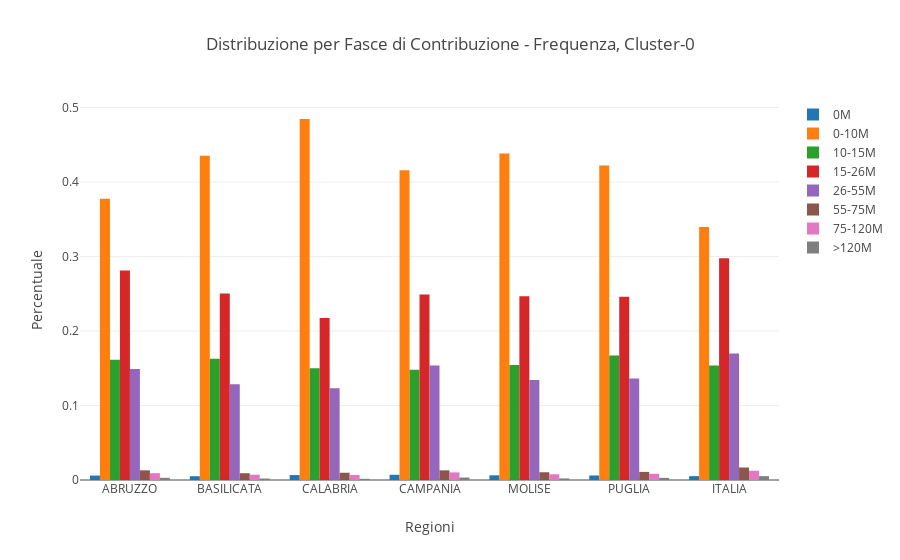

Here is the notebook cell this chart was saved with:
### Code cell
media = dict( [(x[1], df_regione_clusters[x[1]].mean()) for x in frequenza_reddito_scaglioni])

for label in set(labels_hdbscan):
    sub_df = df_regione_clusters[df_regione_clusters["Clusters"] == label]
    
    data_frequenza = []
    
    for x,y,name in frequenza_reddito_scaglioni:
    
        val_it = media.get(y)

        bar = go.Bar(
            x = np.concatenate((sub_df.index.values, pd.Series(['ITALIA']))),
            y = sub_df[y].append(pd.Series([val_it])),
            name = name
        )


        data_frequenza.append(bar)    
    
    title = 'Distribuzione per Fasce di Contribuzione - Frequenza, Cluster-' + str(label)
    layout = go.Layout(
        title = title,
        xaxis=dict(
            title='Regioni',
        ),
        yaxis=dict(
            title='Percentuale',
        )
    )

    fig = go.Figure(layout=layout, data=data_frequenza)
    py.iplot(fig)

### Figure 1 — Plotly figure (JSON) as saved in the notebook; plotly's stock layout.template omitted (floating-point values rounded to 4 significant figures)
{"data": [{"name": "0M", "type": "bar", "x": ["ABRUZZO", "BASILICATA", "CALABRIA", "CAMPANIA", "MOLISE", "PUGLIA", "ITALIA"], "y": [0.005914, 0.005092, 0.006642, 0.007017, 0.006286, 0.006047, 0.005192]}, {"name": "0-10M", "type": "bar", "x": ["ABRUZZO", "BASILICATA", "CALABRIA", "CAMPANIA", "MOLISE", "PUGLIA", "ITALIA"], "y": [0.3775, 0.4351, 0.4845, 0.4157, 0.4383, 0.4222, 0.3396]}, {"name": "10-15M", "type": "bar", "x": ["ABRUZZO", "BASILICATA", "CALABRIA", "CAMPANIA", "MOLISE", "PUGLIA", "ITALIA"], "y": [0.1613, 0.1626, 0.1501, 0.1481, 0.1544, 0.1672, 0.1536]}, {"name": "15-26M", "type": "bar", "x": ["ABRUZZO", "BASILICATA", "CALABRIA", "CAMPANIA", "MOLISE", "PUGLIA", "ITALIA"], "y": [0.2813, 0.2504, 0.2174, 0.2491, 0.2467, 0.2461, 0.2976]}, {"name": "26-55M", "type": "bar", "x": ["ABRUZZO", "BASILICATA", "CALABRIA", "CAMPANIA", "MOLISE", "PUGLIA", "ITALIA"], "y": [0.149, 0.1287, 0.1233, 0.1536, 0.1341, 0.1362, 0.1696]}, {"name": "55-75M", "type": "bar", "x": ["ABRUZZO", "BASILICATA", "CALABRIA", "CAMPANIA", "MOLISE", "PUGLIA", "ITALIA"], "y": [0.01298, 0.009096, 0.009726, 0.01299, 0.01042, 0.01088, 0.01678]}, {"name": "75-120M", "type": "bar", "x": ["ABRUZZO", "BASILICATA", "CALABRIA", "CAMPANIA", "MOLISE", "PUGLIA", "ITALIA"], "y": [0.009173, 0.007085, 0.006695, 0.01021, 0.007675, 0.008391, 0.01239]}, {"name": ">120M", "type": "bar", "x": ["ABRUZZO", "BASILICATA", "CALABRIA", "CAMPANIA", "MOLISE", "PUGLIA", "ITALIA"], "y": [0.002914, 0.00196, 0.001587, 0.00331, 0.00211, 0.00286, 0.00517]}], "layout": {"title": "Distribuzione per Fasce di Contribuzione - Frequenza, Cluster-0", "xaxis": {"title": "Regioni"}, "yaxis": {"title": "Percentuale"}}}
